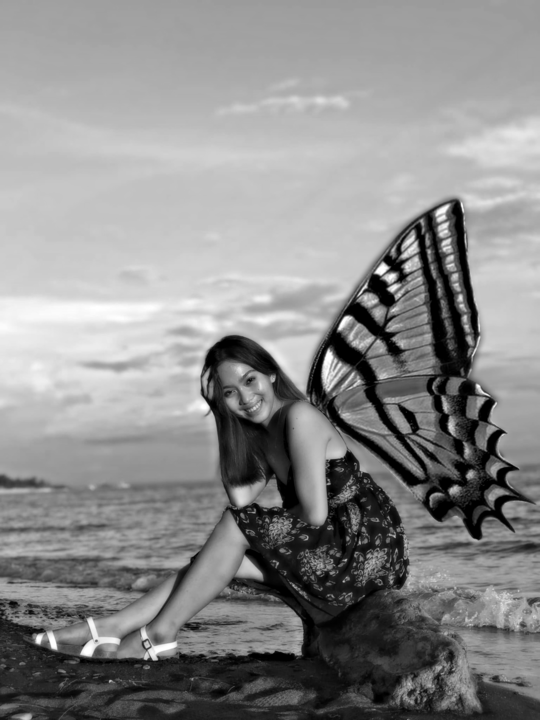
#> input picture Blended images/CirunayManejo_Lab03_2.png, 1080 x 1440 px (shown at 1/2 size)
$ python practice.py
#> lines starting #> are read from the running program, lines starting #| are printed output that depends on the picture; after the words box and inside, x2 and y2 are one past the last pixel; in counts of white or black regions, pixels touching at a corner belong together
import numpy as np
import cv2
from tkinter import filedialog

def gaussian_blur(img, kernel_size, sigma):
    result = cv2.GaussianBlur(img, (kernel_size, kernel_size), sigma)
    return result

def generate_gaussian_stack(img, kernel_size, sigma, stack_size):
    # Create an empty list to store Gaussian filtered images
    gaussian_stack = []
    gaussian_stack.append(img)
    temp_img = img.copy()

    #temp_img: The current image, which starts as a copy of the original image but becomes progressively more blurred in each iteration.
    #kernel_size: The size of the Gaussian kernel used for blurring.
    #sigma: The standard deviation of the Gaussian kernel, determining the amount of blurring.

    #Result: gina overwrite ang temp by a more blurred version of the original image .
    for i in range(1, stack_size):
        temp_img1 = gaussian_blur(temp_img, kernel_size, sigma)
        gaussian_stack.append(temp_img1)
    return gaussian_stack


# Iteratively convolving the Gaussian filter onto the previous image
def generate_laplacian_stack(img, kernel_size, sigma, stack_size):
    gaussian_pyramid = generate_gaussian_stack(img, kernel_size, sigma, stack_size) # create a Gaussian stack of the input image
    laplacian_result = []

    # get difference between two consecutive images in the Gaussian stack (gaussian_pyramid[i] and gaussian_pyramid[i + 1])
    # copy() -- create copies of the images to ensure na unchanged yung Gaussian stack

    for i in range(0, stack_size - 1):
        temp = gaussian_pyramid[i].copy() - gaussian_pyramid[i + 1].copy()
        laplacian_result.append(temp)
    laplacian_result.append(gaussian_pyramid[-1].copy()) #last element in the Laplacian stack is the last image of the Gaussian stack.
    return laplacian_result

#generate a series of blurred masks
def generate_masks(mask, kernel_size, sigma, size):
    blurred_mask_result = []
    blurred_mask = gaussian_blur(mask, kernel_size, sigma)
    blurred_mask_result.append(blurred_mask)

    #generates additional blurred masks.
    for i in range(size):
        blurred_mask = gaussian_blur(blurred_mask, kernel_size, sigma) #apply gaussian blur to the previously generated mask (blurred_mask)
        blurred_mask_result.append(blurred_mask) #append the resulting blurred mask to results
    return blurred_mask_result

#computes the final blended image using the images from the blended stack by summing up all levels of the Laplacian stack.
def blend_images(img1, img2, masks, kernel_size, sigma, stack_size):
    result = np.zeros_like(img1, dtype=np.float32)

    for i in range(stack_size):
        # Generate Laplacian pyramid for both images
        laplacian_stack1 = generate_laplacian_stack(img1, kernel_size, sigma, stack_size)
        laplacian_stack2 = generate_laplacian_stack(img2, kernel_size, sigma, stack_size)

        # Blend images at each level of the Laplacian stck
        # formula that i followed: final_img = laplacian stack imgA * Gaussian mask + (1-gaussian mask)* laplacian imgB (CS Berkley)
        blended_img = laplacian_stack1[i] * masks[i] + laplacian_stack2[i] * (1 - masks[i])

        # Add the blended image to the result
        result += blended_img

    return result


#linear transformation on the input image to scale and shift its values to the uint8 range [0, 255], suitable for image display and processing.
def convert_from_float32_to_uint8(img):
    min_val = np.min(img)
    scaled_img = (img - min_val) * (255 / (np.max(img) - min_val))
    return scaled_img.astype(np.uint8)

#allow user to pick images
def open_image():
    file_path = filedialog.askopenfilename()
#> the answer given: CirunayManejo_Lab03_2.png
    if file_path:
        img = cv2.imread(file_path)
#> img is the input picture: shape (1440, 1080, 3); min 0, max 255, mean 139.7
        return img
    return None

#display images
def show_images(images, titles):
    for img, title in zip(images, titles):
        cv2.imshow(title, img)
        cv2.waitKey(0)
    cv2.destroyAllWindows()

def main ():
    img1 = open_image()
    img2 = open_image()
#> the answer given: CirunayManejo_Lab03_3.png
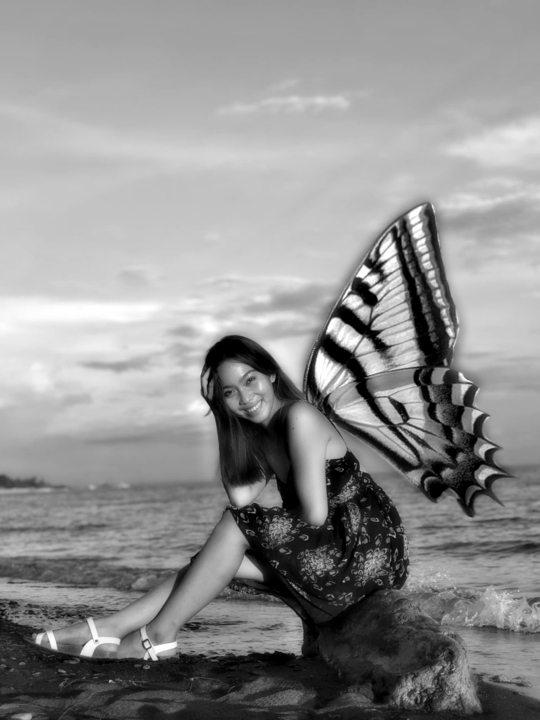
#> input picture Blended images/CirunayManejo_Lab03_3.png, 1080 x 1440 px (shown at 1/2 size)
#> in open_image, img is the input picture: shape (1440, 1080, 3); min 0, max 255, mean 143.6

    # image pre-processing: resizing the second image to match the dimensions of the first image
                            # and converting both images to floating-point arrays

    img2 = cv2.resize(img2, (img1.shape[1], img1.shape[0]))
    img_float1 = (img1 / 255).astype('float32')
    img_float2 = (img2 / 255).astype('float32')

    kernel_size, sigma, n = 151, 20, 5
    img1_gaussian_stack = generate_gaussian_stack(img1, kernel_size, sigma, n)
#> after the loop in generate_gaussian_stack, `for i in range(1, stack_size):`: gaussian_stack = 5 items
#> img1_gaussian_stack = 5 items
    img2_gaussian_stack = generate_gaussian_stack(img2, kernel_size, sigma, n)
#> the loop in generate_gaussian_stack (call 2), `for i in range(1, stack_size):` made 4 passes
#> pass 1, in gaussian_blur (call 5), `result = cv2.GaussianBlur(img, (kernel_size, kernel_size), sigma)`:
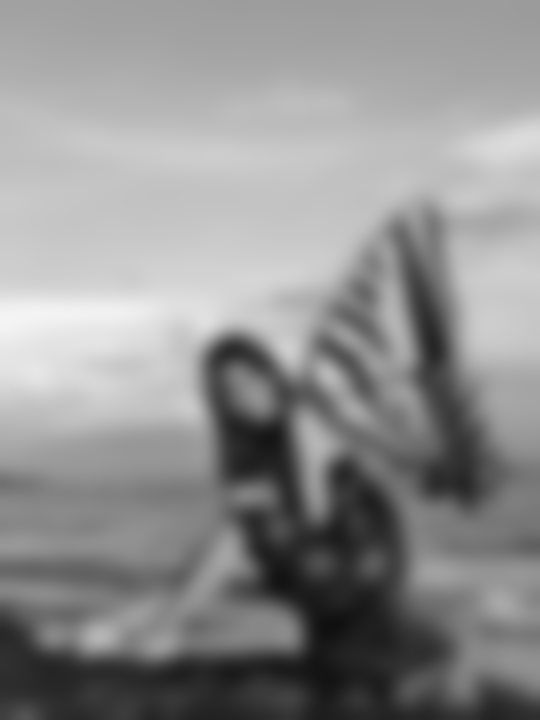
#> result: shape (1440, 1080, 3) (shown at 1/2 size); min 15, max 244, mean 143.6
#> img2_gaussian_stack = 5 items

    show_images(img1_gaussian_stack, [f'Gaussian Level {i+1} - Image 1' for i in range(len(img1_gaussian_stack))])
#> the loop in show_images, `for img, title in zip(images, titles):` made 5 passes
#> title on passes 1 to 5: 'Gaussian Level 1 - Image 1', 'Gaussian Level 2 - Image 1', 'Gaussian Level 3 - Image 1', 'Gaussian Level 4 - Image 1', 'Gaussian Level 5 - Image 1'
    show_images(img2_gaussian_stack, [f'Gaussian Level {i+1} - Image 2' for i in range(len(img2_gaussian_stack))])
#> the loop in show_images (call 2), `for img, title in zip(images, titles):` made 5 passes
#> title on passes 1 to 5: 'Gaussian Level 1 - Image 2', 'Gaussian Level 2 - Image 2', 'Gaussian Level 3 - Image 2', 'Gaussian Level 4 - Image 2', 'Gaussian Level 5 - Image 2'

    img1_laplacian_stack = generate_laplacian_stack(img1, kernel_size, sigma, n)
#> the loop in generate_laplacian_stack, `for i in range(0, stack_size - 1):` made 4 passes
#> pass 1, in generate_laplacian_stack, `temp = gaussian_pyramid[i].copy() - gaussian_pyramid[i + 1].copy()`:
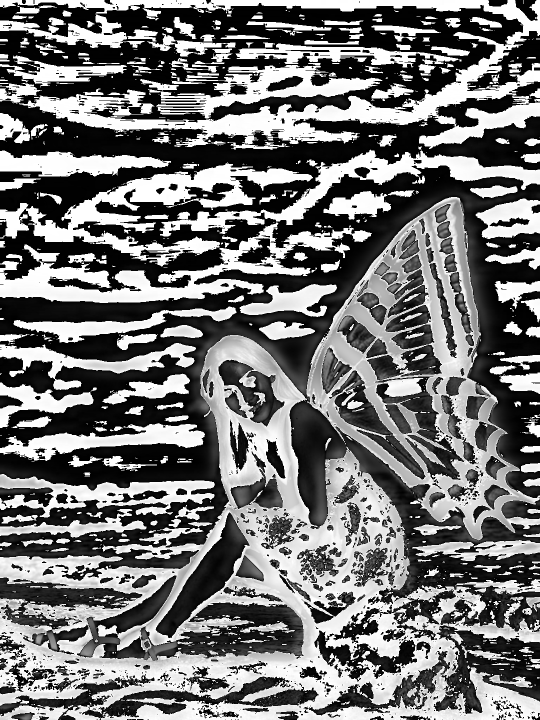
#> temp: shape (1440, 1080, 3) (shown at 1/2 size); min 0, max 255, mean 116.4
#> after the loop in generate_laplacian_stack, `for i in range(0, stack_size - 1):`: laplacian_result = 4 items
#> img1_laplacian_stack = 5 items
    img2_laplacian_stack = generate_laplacian_stack(img2, kernel_size, sigma, n)
#> the loop in generate_laplacian_stack (call 2), `for i in range(0, stack_size - 1):` made 4 passes
#> pass 1, in generate_laplacian_stack (call 2), `temp = gaussian_pyramid[i].copy() - gaussian_pyramid[i + 1].copy()`:
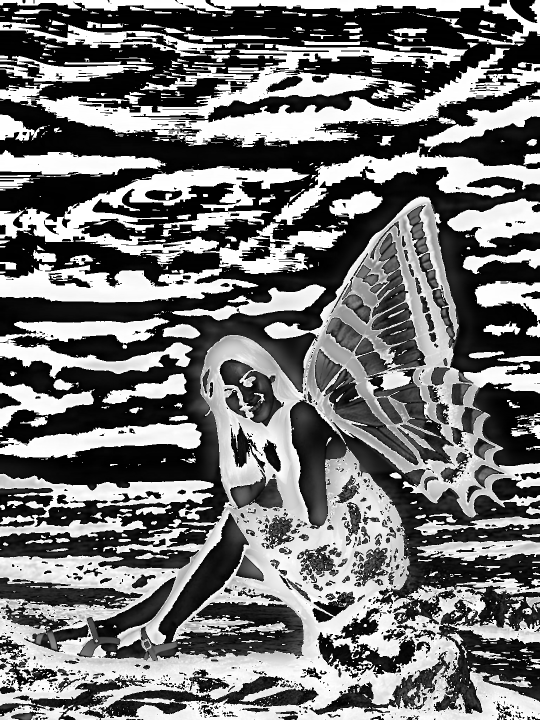
#> temp: shape (1440, 1080, 3) (shown at 1/2 size); min 0, max 255, mean 115
#> img2_laplacian_stack = 5 items

    show_images(img1_laplacian_stack, [f'Laplacian Level {i+1} - Image 1' for i in range(len(img1_laplacian_stack))])
    show_images(img2_laplacian_stack, [f'Laplacian Level {i+1} - Image 2' for i in range(len(img2_laplacian_stack))])


    # Blending images
    h, w = img1.shape[0], img1.shape[1]
#> h = 1440; w = 1080
    mask = np.zeros(img1.shape, dtype='float32') #initialized mask with zeroes, --> no blending initially.
    mask[:, 0:w//2] = 1 #sets the left half of the mask to 1, indicating full blending for that region
    #mask[0:w//4, :] = 1
    masks = generate_masks(mask, kernel_size, sigma, n) #generate series of masks for blending
#> in gaussian_blur (call 17), `result = cv2.GaussianBlur(img, (kernel_size, kernel_size), sigma)`:
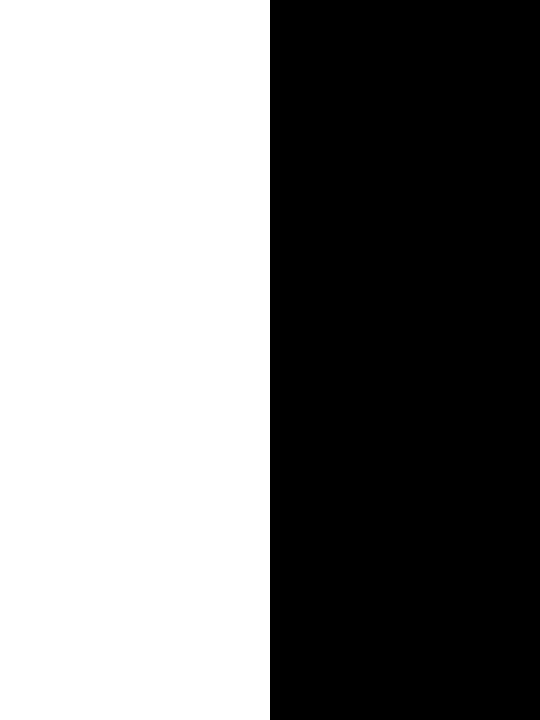
#> img: shape (1440, 1080, 3) float32 (shown at 1/2 size); values 0 (black) and 1 (white), 50% white; 1 white region, box (x1, y1, x2, y2) and area: (0, 0, 540, 1440) 777600
#> after the loop in generate_masks, `for i in range(size):`:
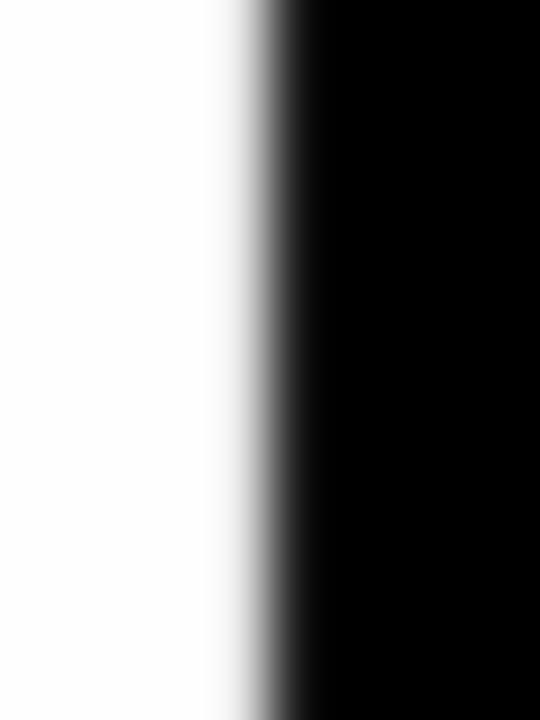
#> blurred_mask: shape (1440, 1080, 3) float32 (shown at 1/2 size); min 0, max 1, mean 0.5
#> after the loop in generate_masks, `for i in range(size):`: blurred_mask_result = 6 items
#> masks = 6 items
    blended_image = blend_images(img_float1, img_float2, masks, kernel_size, sigma, n)
#> the loop in blend_images, `for i in range(stack_size):` made 5 passes
#> pass 1, in blend_images, `blended_img = laplacian_stack1[i] * masks[i] + laplacian_stack2[i] * (..`:
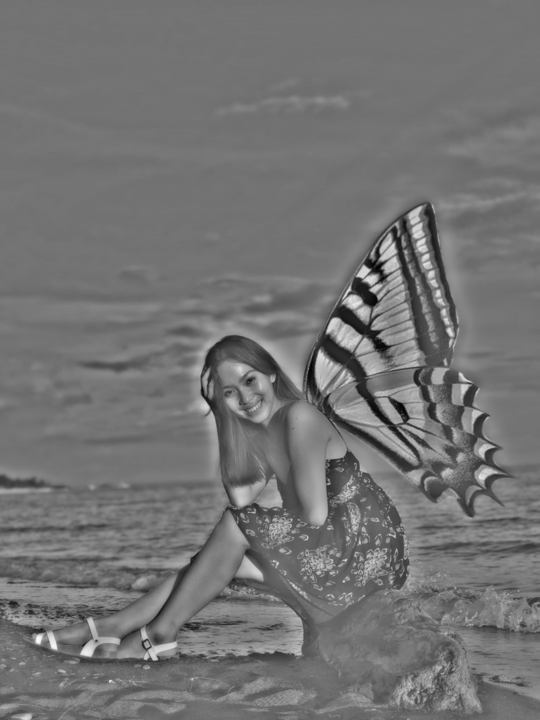
#> blended_img: shape (1440, 1080, 3) float32 (shown at 1/2 size); min -0.54, max 0.652, mean -2.41e-05; drawn with min black and max white
    blended_image = convert_from_float32_to_uint8(blended_image) #ensure that the pixel values are in the correct range (0 to 255)
#> in convert_from_float32_to_uint8, `min_val = np.min(img)`: min_val = -0.00323

    # Display the final blended image
    cv2.imshow("Blended Image", blended_image)
    cv2.waitKey(0)
    cv2.destroyAllWindows()

if __name__ == "__main__":
    main()
